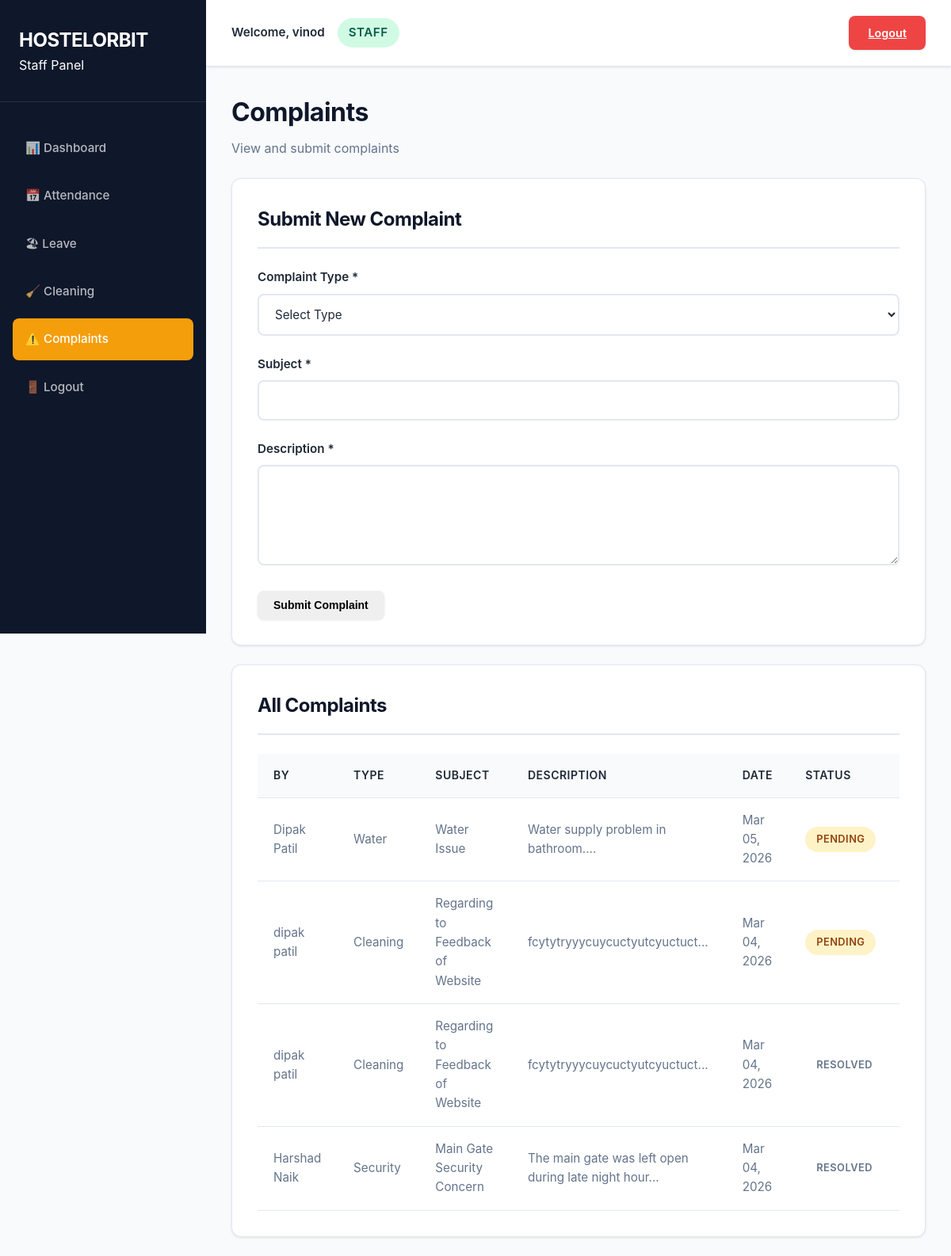
Page /staff/complaints.php (signed in) on the committed database.
### tables this page shows
CREATE TABLE `complaints` (
  `id` int(11) NOT NULL,
  `user_id` int(11) NOT NULL,
  `complaint_type` varchar(50) NOT NULL,
  `subject` varchar(200) NOT NULL,
  `description` text NOT NULL,
  `status` enum('pending','resolved') DEFAULT 'pending',
  `created_at` timestamp NULL DEFAULT current_timestamp(),
  `resolved_at` timestamp NULL DEFAULT NULL
);

CREATE TABLE `admission_applications` (
  `id` int(11) NOT NULL,
  `user_id` int(11) DEFAULT NULL,
  `full_name` varchar(100) NOT NULL,
  `dob` date NOT NULL,
  `blood_group` varchar(5) NOT NULL,
  `mobile` varchar(15) NOT NULL,
  `address` text NOT NULL,
  `last_passout` varchar(20) NOT NULL,
  `last_passout_percentage` decimal(5,2) NOT NULL,
  `college_id` int(11) NOT NULL,
  `course_name` varchar(100) NOT NULL,
  `percentage_12th` decimal(5,2) NOT NULL,
  `percentage_10th` decimal(5,2) NOT NULL,
  `parent_name` varchar(100) NOT NULL,
  `parent_mobile` varchar(15) NOT NULL,
  `parent_occupation` varchar(100) DEFAULT NULL,
  `parent_address` text DEFAULT NULL,
  `status` enum('pending','approved','rejected') DEFAULT 'pending',
  `created_at` timestamp NULL DEFAULT current_timestamp()
);

### staff/complaints.php (the view, shortened to what this page needs)
<?php
require_once "../config/db.php";
$sql = "SELECT c.*, u.username, aa.full_name FROM complaints c JOIN users u ON c.user_id = u.id LEFT JOIN admission_applications aa ON c.user_id = aa.user_id ORDER BY c.created_at DESC";
$stmt = $pdo->prepare($sql);
$stmt->execute();
$complaints = $stmt->fetchAll(PDO::FETCH_ASSOC);
$page = 'complaints';
include 'includes/header.php';
?>
<div class="dashboard-header">
    <h1>Complaints</h1>
    <p>View and submit complaints</p>
</div>
<div class="card">
    <div class="card-header">
        <h2>Submit New Complaint</h2>
    </div>
    <form id="complaintForm" method="POST">
        <div class="form-group">
            <label>Complaint Type *</label>
            <select name="complaint_type" id="complaint_type" required>
                <option value="">Select Type</option>
            </select>
        </div>
        <div class="form-group">
            <label>Subject *</label>
            <input type="text" name="subject" id="subject" required>
        </div>
        <div class="form-group">
            <label>Description *</label>
            <textarea name="description" id="description" rows="5" required></textarea>
        </div>
        <button type="submit" class="btn btn-primary">Submit Complaint</button>
    </form>
</div>
<div class="card">
    <div class="card-header">
        <h2>All Complaints</h2>
    </div>
    <div class="table-container">
        <table>
            <thead>
                <tr>
                    <th>By</th>
                    <th>Type</th>
                    <th>Subject</th>
                    <th>Description</th>
                    <th>Date</th>
                    <th>Status</th>
                </tr>
            </thead>
            <tbody>
                <?php foreach ($complaints as $complaint): ?>
                <tr>
                    <td><?php echo htmlspecialchars($complaint['full_name'] ?? $complaint['username']); ?></td>
                    <td><?php echo htmlspecialchars($complaint['complaint_type']); ?></td>
                    <td><?php echo htmlspecialchars($complaint['subject']); ?></td>
                    <td><?php echo htmlspecialchars(substr($complaint['description'], 0, 50)) . '...'; ?></td>
                    <td><?php echo date('M d, Y', strtotime($complaint['created_at'])); ?></td>
                    <td><span class="status-badge <?php echo $complaint['status']; ?>"><?php echo ucfirst($complaint['status']); ?></span></td>
                </tr>
                <?php endforeach; ?>
            </tbody>
        </table>
    </div>
</div>
<?php include 'includes/footer.php'; ?>

### staff/includes/header.php (shortened to what this page needs)
<!DOCTYPE html>
<html lang="en">
<head>
    <link rel="stylesheet" href="../assets/css/dashboard.css">
</head>
<body>
    <div class="dashboard">
        <aside class="sidebar">
            <div class="sidebar-header">
                <h2>HOSTELORBIT</h2>
                <p>Staff Panel</p>
            </div>
            <ul class="sidebar-menu">
                <li><a href="dashboard.php" class="<?php echo $page == 'dashboard' ? 'active' : ''; ?>">📊 Dashboard</a></li>
                <li><a href="attendance.php" class="<?php echo $page == 'attendance' ? 'active' : ''; ?>">📅 Attendance</a></li>
                <li><a href="leave.php" class="<?php echo $page == 'leave' ? 'active' : ''; ?>">🏖 Leave</a></li>
                <li><a href="cleaning.php" class="<?php echo $page == 'cleaning' ? 'active' : ''; ?>">🧹 Cleaning</a></li>
                <li><a href="complaints.php" class="<?php echo $page == 'complaints' ? 'active' : ''; ?>">⚠️ Complaints</a></li>
                <li><a href="../logout.php">🚪 Logout</a></li>
            </ul>
        </aside>
        <main class="main-content">
            <div class="top-bar">
                <div class="user-info">
                    <span>Welcome, <?php echo htmlspecialchars($_SESSION['username']); ?></span>
                    <span class="status-badge active">Staff</span>
                </div>
                <a href="../logout.php" class="btn-logout">Logout</a>
            </div>

### staff/includes/footer.php (shortened to what this page needs)
        </main>
    </div>
</body>
</html>

### assets/css/dashboard.css (style rules this page uses)
:root { --primary-color: #0f172a; --secondary-color: #1e293b; --accent-color: #f59e0b; --text-color: #1f2937; --text-secondary: #64748b; --text-light: #94a3b8; --light-bg: #f8fafc; --white: #ffffff; --success: #10b981; --danger: #ef4444; --warning: #f50b0b; --border-color: #e2e8f0; --shadow-sm: 0 1px 3px rgba(0, 0, 0, 0.1); --shadow-md: 0 4px 6px rgba(0, 0, 0, 0.07); --shadow-lg: 0 10px 15px rgba(0, 0, 0, 0.1); --sidebar-width: 260px; }
* { margin: 0; padding: 0; box-sizing: border-box; }
body { font-family: 'Inter', 'Segoe UI', system-ui, -apple-system, sans-serif; color: var(--text-color); line-height: 1.6; background: var(--light-bg); }
.dashboard { display: flex; min-height: 100vh; }
.sidebar { position: fixed; left: 0; top: 0; width: var(--sidebar-width); height: 100vh; background: var(--primary-color); padding: 2rem 0; z-index: 1000; overflow-y: auto; transition: transform 0.3s ease; }
.sidebar-header { padding: 0 1.5rem 2rem; border-bottom: 1px solid rgba(255, 255, 255, 0.1); margin-bottom: 2rem; }
.sidebar-header h2 { color: var(--white); font-size: 1.5rem; font-weight: 700; letter-spacing: -0.5px; }
.sidebar-header p { color: var(--white); }
.sidebar-menu { list-style: none; padding: 0 1rem; }
.sidebar-menu li { margin-bottom: 0.5rem; border-bottom: none; }
.sidebar-menu a { display: flex; align-items: center; padding: 0.875rem 1rem; color: rgba(255, 255, 255, 0.7); text-decoration: none; border-radius: 8px; transition: all 0.3s ease; font-size: 0.95rem; font-weight: 500; }
.sidebar-menu a.active { background: var(--accent-color); color: white; }
.main-content { margin-left: var(--sidebar-width); flex: 1; min-height: 100vh; }
.top-bar { background: var(--white); padding: 1.25rem 2rem; box-shadow: var(--shadow-sm); display: flex; justify-content: space-between; align-items: center; position: sticky; top: 0; z-index: 100; border-bottom: 1px solid var(--border-color); margin-bottom: 0; border-radius: 0; }
.user-info { display: flex; align-items: center; gap: 1rem; }
.user-info span { font-weight: 600; color: var(--text-color); font-size: 0.95rem; }
.btn-logout { background: var(--danger); color: var(--white); padding: 0.625rem 1.5rem; border: none; border-radius: 8px; cursor: pointer; transition: all 0.3s ease; font-weight: 600; font-size: 0.9rem; box-shadow: var(--shadow-sm); }
.dashboard-header { padding: 2rem 2rem 1.5rem; }
.dashboard-header h1 { font-size: 2rem; font-weight: 700; color: var(--primary-color); margin-bottom: 0.5rem; letter-spacing: -0.5px; }
.dashboard-header p { color: var(--text-secondary); font-size: 1rem; }
.card { background: var(--white); padding: 2rem; border-radius: 12px; box-shadow: var(--shadow-sm); border: 1px solid var(--border-color); margin: 0 2rem 1.5rem; }
.card-header { display: flex; justify-content: space-between; align-items: center; margin-bottom: 1.5rem; padding-bottom: 1rem; border-bottom: 2px solid var(--border-color); }
.card-header h2 { color: var(--primary-color); font-size: 1.5rem; font-weight: 700; letter-spacing: -0.5px; }
.table-container { overflow-x: auto; }
table { width: 100%; border-collapse: collapse; }
table th, table td { padding: 1rem 1.25rem; text-align: left; border-bottom: 1px solid var(--border-color); }
table th { background: var(--light-bg); font-weight: 600; color: var(--text-color); font-size: 0.875rem; text-transform: uppercase; letter-spacing: 0.5px; }
table tr { transition: all 0.2s ease; }
table td { color: var(--text-secondary); font-size: 0.95rem; }
.status-badge { padding: 0.375rem 0.875rem; border-radius: 20px; font-size: 0.8rem; font-weight: 600; display: inline-block; text-transform: uppercase; letter-spacing: 0.5px; }
.status-badge.pending { background: #fef3c7; color: #92400e; }
.status-badge.approved, .status-badge.active { background: #d1fae5; color: #065f46; }
.btn { padding: 0.625rem 1.25rem; border: none; border-radius: 8px; cursor: pointer; font-weight: 600; transition: all 0.3s ease; font-size: 0.875rem; box-shadow: var(--shadow-sm); }
.form-group { margin-bottom: 1.5rem; }
.form-group label { display: block; margin-bottom: 0.5rem; font-weight: 600; color: var(--text-color); font-size: 0.95rem; }
.form-group input, .form-group select, .form-group textarea { width: 100%; padding: 0.875rem 1rem; border: 2px solid var(--border-color); border-radius: 8px; font-size: 0.95rem; transition: all 0.3s ease; font-family: inherit; color: var(--text-color); background: var(--white); }

### rows in the picture
complaints: admission_applications.full_name "Dipak Patil", complaint_type "Water", subject "Water Issue", description "Water supply problem in bathroom.", created_at "Mar 05, 2026", status "PENDING"
complaints: admission_applications.full_name "dipak patil", complaint_type "Cleaning", subject "Regarding to Feedback of Website", description "fcytytryyycuycuctyutcyuctuct", created_at "Mar 04, 2026", status "PENDING"
complaints: admission_applications.full_name "dipak patil", complaint_type "Cleaning", subject "Regarding to Feedback of Website", description "fcytytryyycuycuctyutcyuctuct", created_at "Mar 04, 2026", status "RESOLVED"
complaints: admission_applications.full_name "Harshad Naik", complaint_type "Security", subject "Main Gate Security Concern", description "The main gate was left open during late night hour", created_at "Mar 04, 2026", status "RESOLVED"

### other values in the picture
$_SESSION['username'] "vinod"
